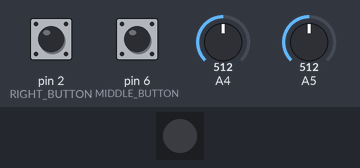
Simulated run of this sketch. Board: Arduino Mega 2560, built with avr-gcc and run on an emulated ATmega2560. On the bench: 1 RGB LEDs in strip order, left to right. The inputs (shaded band) are chosen by the test bench; at power-on: pin 2 (RIGHT_BUTTON) HIGH, pin 6 (MIDDLE_BUTTON) HIGH, A4 = 512, A5 = 512. Dim RGB values are drawn brighter than linear; USB keyboard and mouse output is not drawn; what the sketch prints to the serial monitor is not drawn.

Above: at 1.2 s.
1.3 s: pin 2 (RIGHT_BUTTON) pulled LOW for 0.15 s
At 1.43 s:
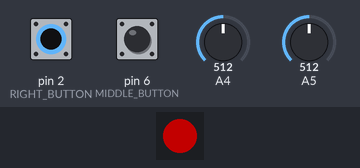
3.0 s: pin 6 (MIDDLE_BUTTON) pulled LOW for 0.15 s
At 3.14 s:
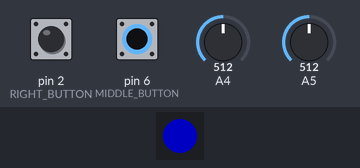
4.7 s: pin 6 (MIDDLE_BUTTON) pulled LOW for 3.2 s
At 9.1 s:
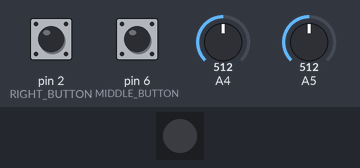
9.4 s: pin 2 (RIGHT_BUTTON) pulled LOW for 3.2 s
At 10.4 s:
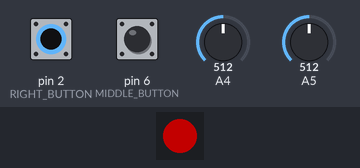
14.1 s: pin 2 (RIGHT_BUTTON) driven LOW and pin 6 (MIDDLE_BUTTON) driven LOW
At 15.1 s:
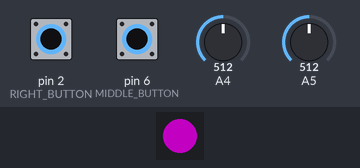
Timing chart, 0 to 16.6 s (numbered marks = the images above; inputs shaded):
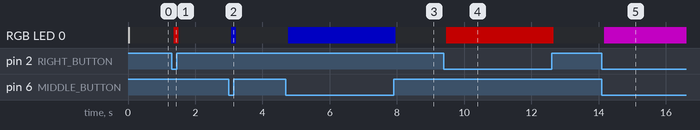

The sketch:

nunchuck.ino
```cpp
#include "USB.h"
#include "USBHIDMouse.h"
#include <Adafruit_NeoPixel.h>

// helper functions
#define sgn(x) ((x) < 0 ? -1 : ((x) > 0 ? 1 : 0))
#define square(x) (x * x)

// declare mouse
USBHIDMouse Mouse;

// define NeoPixel
#define RGB_PIN 48
#define NUM_LEDS 1

const int brightness = 150;

Adafruit_NeoPixel pixel(NUM_LEDS, RGB_PIN, NEO_GRB + NEO_KHZ800);

// Define pins
#define LEFT_BUTTON 1
#define RIGHT_BUTTON 2
#define MIDDLE_BUTTON 6

#define XAXIS_PIN 4
#define YAXIS_PIN 5

#define BOOT_BUTTON 0

// define movement and rates
int xAxisCenter = 113;
int yAxisCenter = 114;

int rangeIndex = 2;
int ranges[] = {5, 10, 15, 20, 30};
const int rangeLen = 5;

class PID {
  private:
    float x = 0;
    float last = NAN;
    float integ = 0;

  public:
    float kp;
    float ki;
    float kd;

    PID(float kp = 0.003, float ki = 0.0, float kd = 0.3) {
      this->kp = kp;
      this->ki = ki;
      this->kd = kd;
    }

    void reset() {
      this->x = 0;
      this->last = NAN;
      this->integ = 0;
    }

    float step(float targ, float dt) {
      float error = targ - this->x;

      float deriv = 0;
      if (!isnan(this->last)) {
        deriv = (error - this->last) / dt;
      }
      this->last = error;

      this->integ += error * dt;

      float accel = error * this->kp + this->integ * this->ki + deriv * this->kd;
      this->x += accel * dt;
      return this->x;
    }
};
PID pid;

float deadZone = 0.55;
int responseDelay = 10;

// button states
struct Button {
  unsigned long lastDebounce = 0;
  int state = 0;
  int lastState = 0;
};

struct Buttons {
  Button left;
  Button right;
  Button middle;
  Button boot;
};

Buttons buttons;

// debouncing delay
const unsigned long debounceDelay = 50;

void setup() {
  // Setup serial
  Serial.begin(115200);

  // Setup pixel
  pixel.begin();
  pixel.setBrightness(brightness);
  pixel.setPixelColor(0, pixel.Color(0, 0, 0));
  pixel.show();

  // Set pin modes
  pinMode(LEFT_BUTTON, INPUT_PULLUP);
  pinMode(RIGHT_BUTTON, INPUT_PULLUP);
  pinMode(MIDDLE_BUTTON, INPUT_PULLUP);

  pinMode(XAXIS_PIN, INPUT);
  pinMode(YAXIS_PIN, INPUT);

  pinMode(BOOT_BUTTON, INPUT_PULLUP);

  // Setup mouse
  Mouse.begin();
  USB.begin();

  // Reset debounces
  unsigned long initDebounce = millis() + debounceDelay;
  buttons.left.lastDebounce = initDebounce;
  buttons.right.lastDebounce = initDebounce;
  buttons.middle.lastDebounce = initDebounce;
  buttons.boot.lastDebounce = initDebounce;

  Serial.println("Nunchuck V3 - Ready");
}

void loop() {
  // Check buttons
  checkButton(LEFT_BUTTON, &buttons.left.state, &buttons.left.lastState, &buttons.left.lastDebounce);
  checkButton(RIGHT_BUTTON, &buttons.right.state, &buttons.right.lastState, &buttons.right.lastDebounce);
  checkButton(MIDDLE_BUTTON, &buttons.middle.state, &buttons.middle.lastState, &buttons.middle.lastDebounce);

  // Get access values
  float xAxis = readAxis(XAXIS_PIN, xAxisCenter);
  float yAxis = readAxis(YAXIS_PIN, yAxisCenter);

  // adjust mouse movements
  adjustMovements(&xAxis, &yAxis);

  // Move mouse
  if ((xAxis != 0) || (yAxis != 0)) {
    // move mouse
    Mouse.move(xAxis, yAxis);
  }

  // reset pid
  else {
    pid.reset();
  }

  // Do buttons
  doButton(buttons.left.state, MOUSE_LEFT);
  doButton(buttons.right.state, MOUSE_RIGHT);
  doButton(buttons.middle.state, MOUSE_MIDDLE);

  doBootButton(BOOT_BUTTON, &buttons.boot.state, &buttons.boot.lastState, &buttons.boot.lastDebounce);

  // Update pixel
  if (buttons.boot.state == LOW) {
    pixel.setPixelColor(0, pixel.Color(brightness, brightness, brightness));
  } else {
    pixel.setPixelColor(0, pixel.Color(brightness * (1 - buttons.right.state), brightness * (1 - buttons.left.state), brightness * (1 - buttons.middle.state)));
  }
  pixel.show();

  // Delay loop
  delay(responseDelay);
}

float readAxis(int axisPin, int center) {
  // Read and calculate mouse pixel displacement
  int range = ranges[rangeIndex];

  double raw = map(analogRead(axisPin), 0, 4095, 0, 255) - center; // center
  raw = 127 * (raw > 0 ? raw / (255 - center) : raw / center); // adjust end points
  return max(-127.0, min(127.0, raw)) * (range + deadZone) / 127; // clamp and scale
}

void adjustMovements(float *xAxis, float *yAxis) {
  // normalize mouse axis movements
  float range = ranges[rangeIndex];

  // calcualte vector length
  float len = sqrt(square(*xAxis) + square(*yAxis));

  // deadzone
  if (len < deadZone) {
    *xAxis = 0;
    *yAxis = 0;
  }

  else {
    // apply movement curve
    float mag = range * square(max((float) 0, len - deadZone) / range);

    // trim if magnitude is too long
    mag = min(range, mag);

    // Plot it out first
    //Serial.print("T:");
    //Serial.print(mag);

    // pid control
    mag = pid.step(mag, responseDelay);
    //Serial.print(",X:");
    //Serial.println(mag);

    // calculate normalized axis values
    float x = *xAxis / len * mag;
    float y = *yAxis / len * mag;

    // assign to axis values
    *xAxis = x;
    *yAxis = y;
  }
}

int checkButton(int buttonPin, int *state, int *lastState, unsigned long *last) {
  // Check button and adjust for debounce
  int read = digitalRead(buttonPin);

  if (read != *lastState) {
    *last = millis();
  }

  if ((millis() - *last) > debounceDelay) {
    if (read != *state) {
      *state = read;
    }
  }

  *lastState = read;

  return *state;
}

void doButton(int state, int button) {
  // Do mouse button press
  if (state == LOW) {
    if (!Mouse.isPressed(button)) {
      Mouse.press(button);
    }
  }
  else {
    if (Mouse.isPressed(button)) {
      Mouse.release(button);
    }
  }
}

int doBootButton(int buttonPin, int *state, int *lastState, unsigned long *last) {
  // Do boot button debounce and actions
  int read = digitalRead(buttonPin);

  if (read != *lastState) {
    *last = millis();
  }

  if ((millis() - *last) > debounceDelay) {
    if (read != *state) {
      *state = read;

      // cycle through mouse pixel steps (aka ranges)
      if (read == HIGH) {
        if (rangeIndex + 1 < rangeLen) {
          rangeIndex++;
        } else {
          rangeIndex = 0;
        }

        Serial.print("Updated Range: ranges[");
        Serial.print(rangeIndex);
        Serial.print("] -> ");
        Serial.println(ranges[rangeIndex]);
      }
    }
  }

  *lastState = read;

  return *state;
}
```

Measured:
- after the input at 1.3 s, RGB LED 0: off → RGB(88, 0, 0) after 0.06 s, → off 0.15 s later
- after the input at 3.0 s, RGB LED 0: off → RGB(0, 0, 88) after 0.07 s, → off 0.15 s later
- after the input at 4.7 s, RGB LED 0: off → RGB(0, 0, 88) after 0.07 s, → off 3.2 s later
- after the input at 9.4 s, RGB LED 0: off → RGB(88, 0, 0) after 0.07 s, → off 3.2 s later
- after the input at 14.1 s, RGB LED 0: off → RGB(88, 0, 88) after 0.06 s
